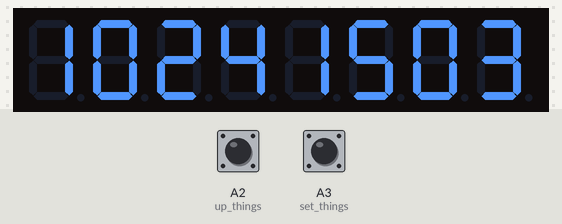
Bench run of a sketch on a simulated Arduino Uno, built with avr-gcc and run on an emulated ATmega328P. Shown: 8-digit seven-segment display. Inputs (shaded band) come from the test bench; at power-on: A3 (set_things) LOW, A2 (up_things) LOW. The local clock reads 2024-03-15 10:24:30 at power-on unless the sketch sets it.

Above: at 1.2 s.
1.3 s: A3 (set_things) pulled HIGH for 3.2 s
At 3.35 s:
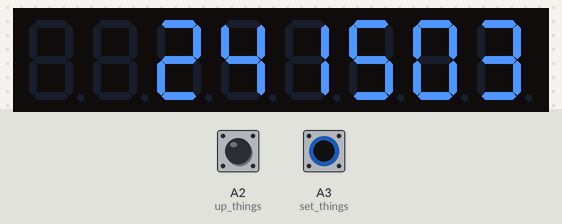
At 31.1 s:
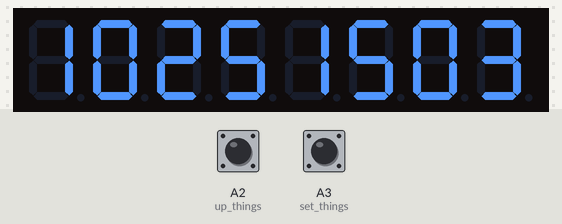
Timing chart, 0 to 31.5 s (numbered marks = the images above; inputs shaded):
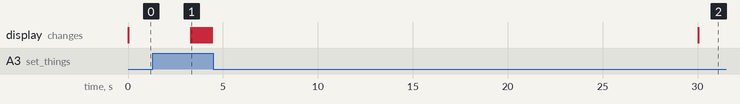

Measured:
- after the input at 1.3 s, the display: changes after 2.0 s (image 1)

The sketch:

keeep_weell_comp.ino
```cpp
#include <Wire.h>
#include <RTC.h>

static DS1307 RTC;
#include "SevSeg.h"
SevSeg sevseg; //Instantiate a seven segment controller object

unsigned long set_times = millis(), timer = millis(), blink_time = millis(), up_times = millis();
int set_things = A3, up_things = A2, which_one = 0,UP=0;
bool bt = true;
String hr, mi, dy, mo, yr;

String SDIGIT;

void setup() {
  RTC.begin();

  byte numDigits = 8;
  byte digitPins[] = {11, 10, 9, 8, 12, 13, A0, A1};
  byte segmentPins[] = {1, 2, 5, 6, 3, 4, 7};
  bool resistorsOnSegments = false; // 'false' means resistors are on digit pins
  byte hardwareConfig = COMMON_CATHODE; // See README.md for options
  bool updateWithDelays = false; // Default 'false' is Recommended
  bool leadingZeros = false; // Use 'true' if you'd like to keep the leading zeros
  bool disableDecPoint = true; // Use 'true' if your decimal point doesn't exist or isn't connected

  sevseg.begin(hardwareConfig, numDigits, digitPins, segmentPins, resistorsOnSegments,
               updateWithDelays, leadingZeros, disableDecPoint);
  sevseg.setBrightness(90);

  pinMode(set_things, INPUT);
  pinMode(up_things, INPUT);

}

void loop() {

  if (millis() > timer) {
    timer = millis() + 1000;
    getAndDisplay();
    SDIGIT = hr + mi + dy + mo;
    sevseg.setNumber(SDIGIT.toInt());
  }
  sevseg.refreshDisplay();

  if (digitalRead(set_things) == HIGH && which_one != 0) {
    while (digitalRead(set_things) == HIGH) {
      sevseg.refreshDisplay();
    }
    which_one++;
    if (which_one >= 6) {
      which_one = 0;
    }
  }
  else if (millis() > up_times + 5000 && which_one != 0) {
    which_one = 0;
  }
  set_times = millis();
  blink_time = millis();
  while (digitalRead(set_things) == HIGH) {
    if (millis() > timer) {
      timer = millis() + 1000;
      getAndDisplay();
    }
    if (millis() > set_times + 2000 && which_one == 0) {
      which_one = 1;
    }
    else if (which_one != 0) {
      which_one = 0;
    }
    if (which_one == 1 && millis() > blink_time && bt == true) {
      blink_time = millis() + 100;
      bt = false;
      SDIGIT = mi + dy + mo;
      sevseg.setNumber(SDIGIT.toInt());
    }
    else if (which_one == 1 && millis() > blink_time && bt == false) {
      blink_time = millis() + 100;
      bt = true;
      SDIGIT = hr + mi + dy + mo;
      sevseg.setNumber(SDIGIT.toInt());
    }
    sevseg.refreshDisplay();
  }
  if (digitalRead(up_things) == HIGH) {
    while (digitalRead(up_things) == HIGH) {
      sevseg.refreshDisplay();
    }
    up_times = millis();
    if (which_one == 1) {
      UP=RTC.getHours()+1;
      if(UP>23){
        UP=00;
      }
      RTC.setHours(UP);
    }
    else if (which_one == 2) {
      UP=RTC.getMinutes() + 1;
      if(UP>59){
        UP=00;
      }
      RTC.setMinutes(UP);
    }
    else if (which_one == 3) {
      UP=RTC.getDay() + 1;
      if(UP>31){
        UP=1;
      }
      RTC.setDay(UP);
    }
    else if (which_one == 4) {
      UP=RTC.getMonth() + 1;
      if(UP>12){
        UP=1;
      }
      RTC.setMonth(UP);
    }
    else if (which_one == 5) {
      long UPP=RTC.getYear() + 1;
      if(UPP>2060){
        UPP=1900;
      }
      RTC.setYear(UPP);
    }
  }
}


void getAndDisplay() {
  hr = String (RTC.getHours());
  mi = String (RTC.getMinutes());
  dy = String (RTC.getDay());
  mo = String (RTC.getMonth());
  yr = String (RTC.getYear());
  String yyr = yr.substring (2, 3);
  String yyr2 = yr.substring (3, 4);
  yr = yyr + yyr2;
  if (hr == "0") {
    hr = "00";
  }
  else if (hr.toInt() < 10) {
    hr = "0" + hr;
  }
  if (mi == "0") {
    mi = "00";
  }
  else if (mi.toInt() < 10) {
    mi = "0" + mi;
  }
  if (dy == "0") {
    dy = "00";
  }
  else if (dy.toInt() < 10) {
    dy = "0" + dy;
  }
  if (mo == "0") {
    mo = "00";
  }
  else if (mo.toInt() < 10) {
    mo = "0" + mo;
  }
  if (yr == "0") {
    yr = "00";
  }
}
```
